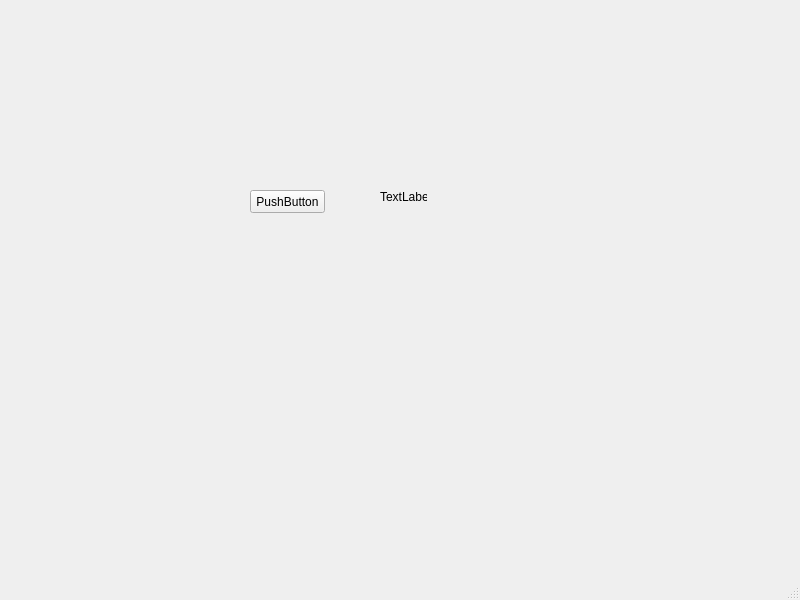
<?xml version="1.0" encoding="UTF-8"?>
<ui version="4.0">
 <class>MainWindow</class>
 <widget class="QMainWindow" name="MainWindow">
  <property name="geometry">
   <rect>
    <x>0</x>
    <y>0</y>
    <width>800</width>
    <height>600</height>
   </rect>
  </property>
  <property name="windowTitle">
   <string>MainWindow</string>
  </property>
  <widget class="QWidget" name="centralwidget">
   <widget class="QPushButton" name="pushButton">
    <property name="geometry">
     <rect>
      <x>250</x>
      <y>190</y>
      <width>75</width>
      <height>23</height>
     </rect>
    </property>
    <property name="text">
     <string>PushButton</string>
    </property>
   </widget>
   <widget class="QLabel" name="label">
    <property name="geometry">
     <rect>
      <x>380</x>
      <y>190</y>
      <width>47</width>
      <height>13</height>
     </rect>
    </property>
    <property name="text">
     <string>TextLabel</string>
    </property>
   </widget>
  </widget>
  <widget class="QMenuBar" name="menubar">
   <property name="geometry">
    <rect>
     <x>0</x>
     <y>0</y>
     <width>800</width>
     <height>21</height>
    </rect>
   </property>
  </widget>
  <widget class="QStatusBar" name="statusbar"/>
 </widget>
 <resources/>
 <connections/>
</ui>
